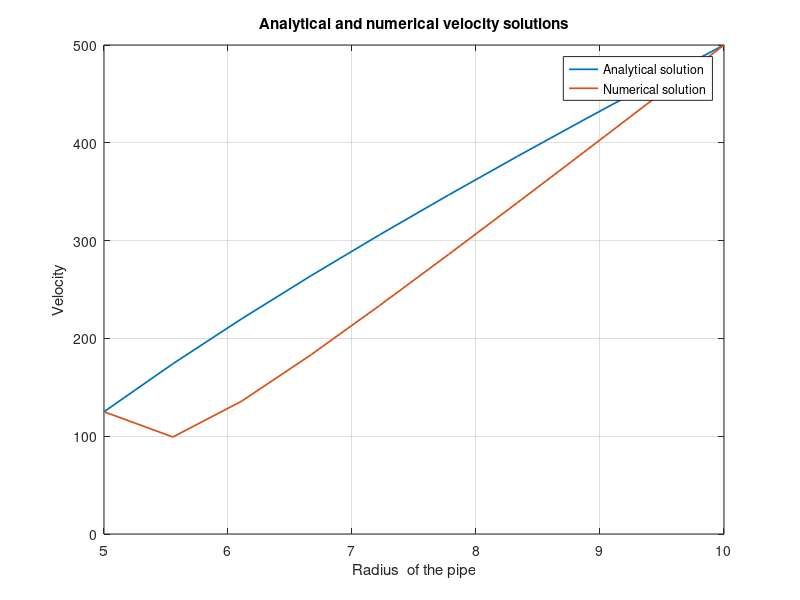
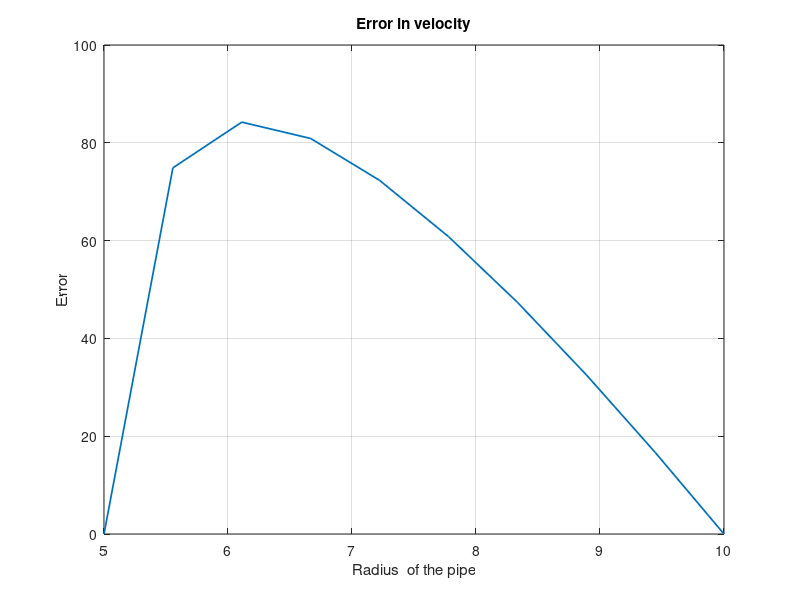

Reproduce these figures in MATLAB, in order.
r1 = 5;                   % Inner radius
r2 = 10;                  % Outer radius
w1 = 25;                  % Inner cylinder's rotational speed
w2 = 50;                  % Outer cylinder's rotational speed
uz_r1 = r1*w1;            % uz at r = r1
uz_r2 = r2*w2;            % uz at r = r2
n = 10;                   % Number of mesh points
r = linspace(r1,r2,n);    % mesh domain

A = (r2^2*w2 - r1^2*w1)/(r2^2 - r1^2);
B = r1^2*r2^2*(w1 - w2)/(r2^2 - r1^2);

% Analytical solution
uz_analytical = A.*r + B./r;

% Numerical solution
iter_max = 100;           % Maximum number of iterations

dr = (r2 - r1)/(n-1);             % delta r

uz_numerical(1) = uz_r1;
uz_numerical(n) = uz_r2;

for i = 1:iter_max
    for j = 2:n-1
                
        uz_numerical(j) = (((j-1)*dr)^2*(uz_numerical(j+1) + uz_numerical(j-1)) ...
            + (j-1)*dr^2*uz_numerical(j+1))/(dr^2 + (j-1)*dr^2 + 2*((j-1)*dr)^2);
                
    end 
end 

figure(1);
plot(r, uz_analytical, 'Linewidth', 1.25);
title("Analytical and numerical velocity solutions");
xlabel("Radius  of the pipe");
ylabel("Velocity");
hold on;
plot(r, uz_numerical, 'Linewidth', 1.25);
legend("Analytical solution", "Numerical solution");
grid on;

figure(2);
plot(r, abs(uz_numerical - uz_analytical), 'Linewidth', 1.25);
title("Error in velocity");
xlabel("Radius  of the pipe");
ylabel("Error");
grid on;

clear;
clc;
